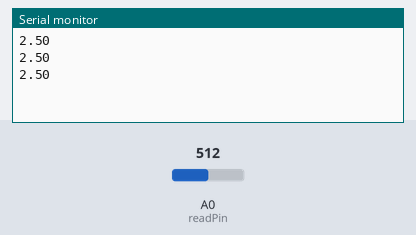
A sketch run on a simulated Arduino Uno, built with avr-gcc and run on an emulated ATmega328P. Parts: the last lines printed to the serial monitor. The inputs (shaded band) are chosen by the test bench; at power-on: A0 (readPin) = 512.

Above: at 1.3 s.
1.4 s: A0 (readPin) set to 716
At 1.9 s:
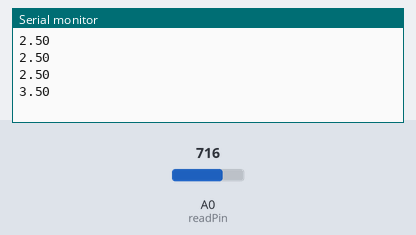
2.9 s: A0 (readPin) set to 900
At 3.4 s:
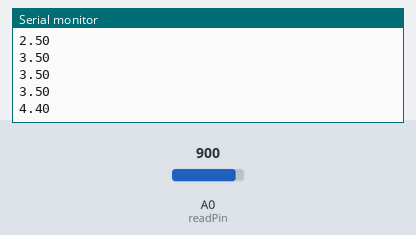
Timing chart, 0 to 5.9 s (numbered marks = the images above; inputs shaded):
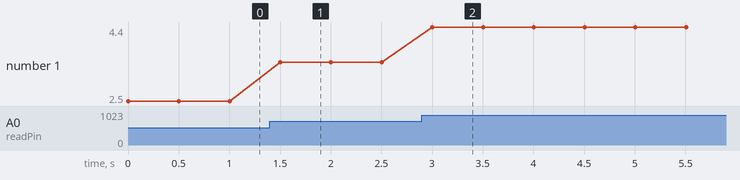

Measured:
- after the input at 1.4 s, the serial monitor: prints a new line after 0.10 s (image 1)
- after the input at 2.9 s, the serial monitor: prints a new line after 0.10 s (image 2)
- plotted number 1: 2.5 → 3.5 after the input at 1.4 s, 3.5 → 4.4 after the input at 2.9 s

The sketch:

potentiometers.ino
```cpp
int readPin = A0;

void setup() {

  pinMode(readPin,INPUT);

  Serial.begin(9600);
}

void loop() {

  Serial.println((5.0/1023.0)*analogRead(readPin));

  delay(500);
}
```
